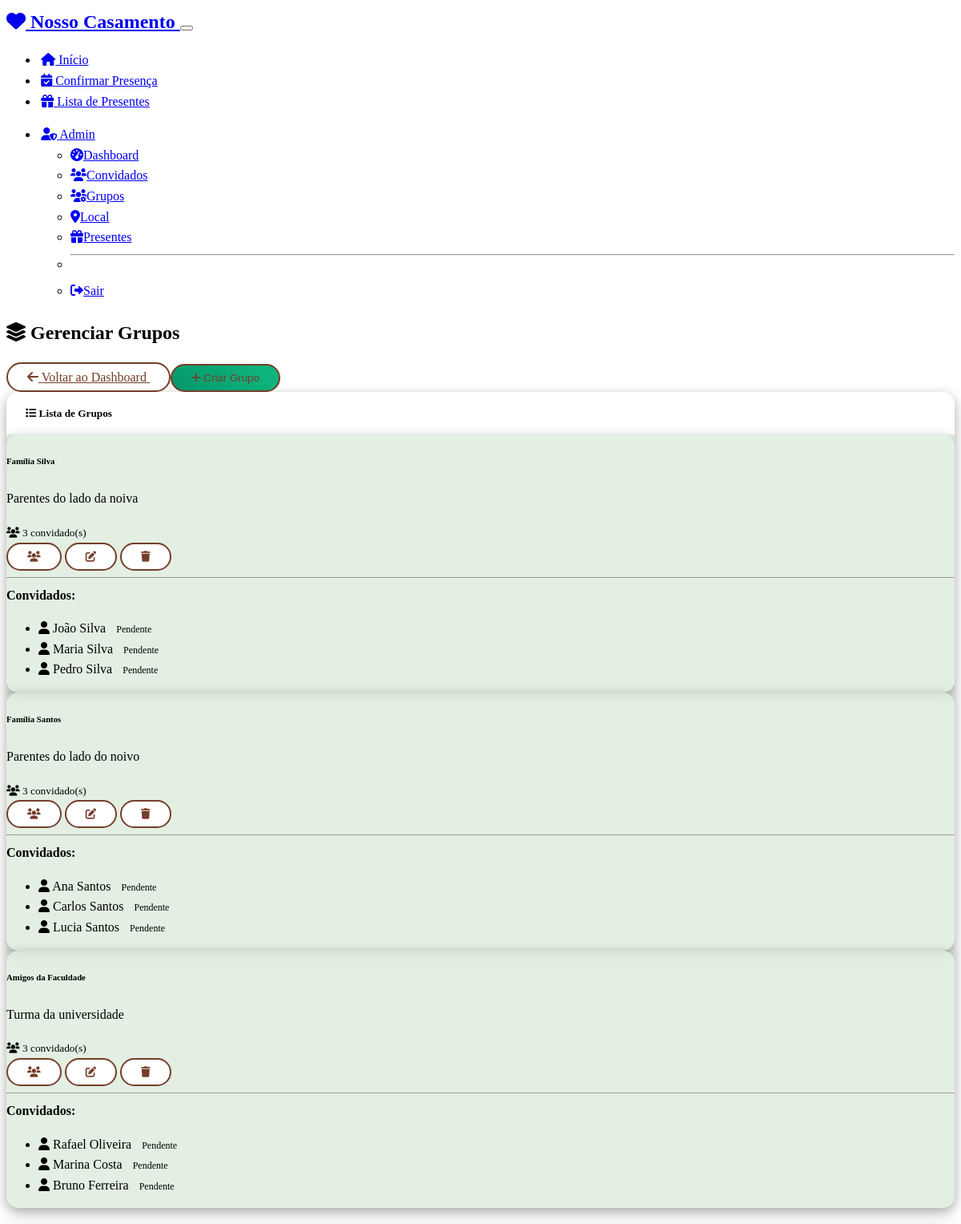
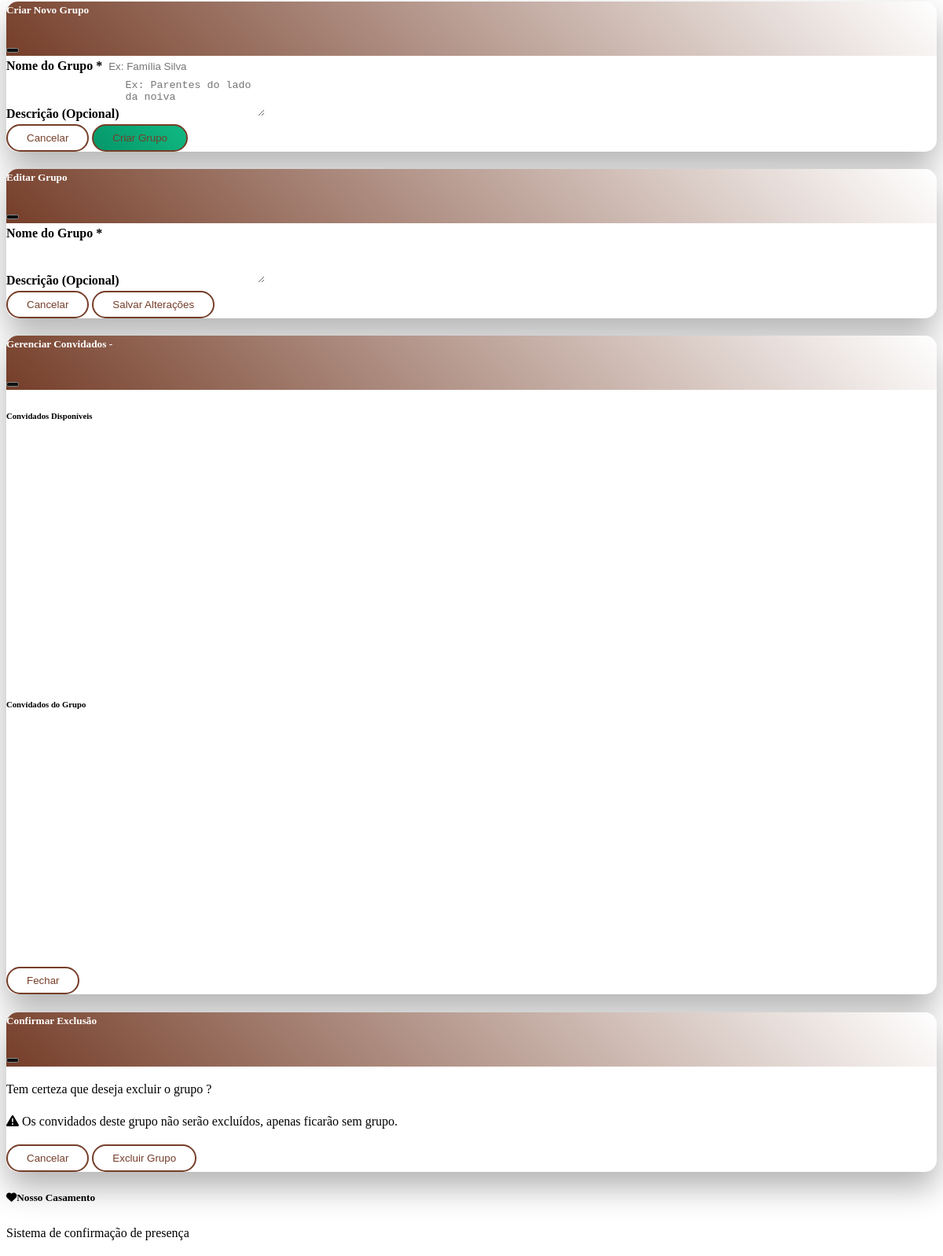
The page /admin/groups (signed in) on the database its author committed (2 pictures, top to bottom).
### models.py (models this page shows, shortened)
class GuestGroup(db.Model):
    id = db.Column(db.Integer, primary_key=True)
    name = db.Column(db.String(200), nullable=False)  # ex: "Família Silva"
    description = db.Column(db.Text)
    created_at = db.Column(db.DateTime, default=datetime.utcnow)
    guests = db.relationship('Guest', backref='group', lazy=True)

class Guest(db.Model):
    id = db.Column(db.Integer, primary_key=True)
    name = db.Column(db.String(200), nullable=False)
    phone = db.Column(db.String(20))  # Número de telefone/WhatsApp
    rsvp_status = db.Column(db.String(20), default='pendente')  # pendente, confirmado, nao_confirmado
    group_id = db.Column(db.Integer, db.ForeignKey('guest_group.id'), nullable=True)
    created_at = db.Column(db.DateTime, default=datetime.utcnow)
    updated_at = db.Column(db.DateTime, default=datetime.utcnow, onupdate=datetime.utcnow)

### routes.py (the view)
@app.route('/admin/groups')
def admin_groups():
    if 'admin_id' not in session:
        flash('Acesso negado!', 'danger')
        return redirect(url_for('admin_login'))
    groups = GuestGroup.query.all()
    return render_template('admin_groups.html', groups=groups)

### templates/admin_groups.html (shortened to what this page needs)
{% extends "base.html" %}
{% block content %}
<div class="row">
    <div class="col-12">
        <div class="d-flex justify-content-between align-items-center mb-4">
            <h2>
                <i class="fas fa-layer-group me-2"></i>
                Gerenciar Grupos
            </h2>
            <div>
                <a href="{{ url_for('admin_dashboard') }}" class="btn btn-outline-secondary me-2">
                    <i class="fas fa-arrow-left me-2"></i>
                    Voltar ao Dashboard
                </a>
                <button type="button" class="btn btn-success" data-bs-toggle="modal" data-bs-target="#addGroupModal">
                    <i class="fas fa-plus me-2"></i>
                    Criar Grupo
                </button>
            </div>
        </div>
        <div class="card">
            <div class="card-header">
                <h5 class="mb-0">
                    <i class="fas fa-list me-2"></i>
                    Lista de Grupos
                </h5>
            </div>
            <div class="card-body">
                {% if groups %}
                <div class="row">
                    {% for group in groups %}
                    <div class="col-md-6 col-lg-4 mb-3">
                        <div class="card">
                            <div class="card-body">
                                <h6 class="card-title">{{ group.name }}</h6>
                                <p class="card-text text-muted">{{ group.description or 'Sem descrição' }}</p>
                                <div class="d-flex justify-content-between align-items-center">
                                    <small class="text-muted">
                                        <i class="fas fa-users me-1"></i>
                                        {{ group.guests|length }} convidado(s)
                                    </small>
                                    <div>
                                        <button type="button" class="btn btn-sm btn-outline-success me-1"
                                                onclick="manageGroupGuests({{ group.id }}, '{{ group.name }}')">
                                            <i class="fas fa-users"></i>
                                        </button>
                                        <button type="button" class="btn btn-sm btn-outline-primary me-1"
                                                onclick="editGroup({{ group.id }}, '{{ group.name }}', '{{ group.description or '' }}')">
                                            <i class="fas fa-edit"></i>
                                        </button>
                                        <button type="button" class="btn btn-sm btn-outline-danger"
                                                onclick="deleteGroup({{ group.id }}, '{{ group.name }}')">
                                            <i class="fas fa-trash"></i>
                                        </button>
                                    </div>
                                </div>
                                {% if group.guests %}
                                <hr>
                                <div class="mt-2">
                                    <strong>Convidados:</strong>
                                    <ul class="list-unstyled mb-0">
                                        {% for guest in group.guests %}
                                        <li class="small">
                                            <i class="fas fa-user me-1"></i>
                                            {{ guest.name }}
                                            {% if guest.rsvp_status == 'confirmado' %}
                                                <span class="badge bg-success badge-sm">Confirmado</span>
                                            {% elif guest.rsvp_status == 'nao_confirmado' %}
                                                <span class="badge bg-danger badge-sm">Não Confirmado</span>
                                            {% else %}
                                                <span class="badge bg-warning badge-sm">Pendente</span>
                                            {% endif %}
                                        </li>
                                        {% endfor %}
                                    </ul>
                                </div>
                                {% endif %}
                            </div>
                        </div>
                    </div>
                    {% endfor %}
                </div>
                {% else %}
                <div class="text-center py-4">
                    <i class="fas fa-layer-group fa-3x text-muted mb-3"></i>
                    <h5>Nenhum grupo criado</h5>
                    <p class="text-muted">Crie grupos para organizar seus convidados por família ou categoria</p>
                </div>
                {% endif %}
            </div>
        </div>
    </div>
</div>
<div class="modal fade" id="addGroupModal" tabindex="-1">
    <div class="modal-dialog">
        <div class="modal-content">
            <div class="modal-header">
                <h5 class="modal-title">Criar Novo Grupo</h5>
                <button type="button" class="btn-close" data-bs-dismiss="modal"></button>
            </div>
            <form method="POST" action="{{ url_for('add_group') }}">
                <div class="modal-body">
                    <div class="mb-3">
                        <label for="name" class="form-label">Nome do Grupo *</label>
                        <input type="text" class="form-control" id="name" name="name" required
                               placeholder="Ex: Família Silva">
                    </div>
                    <div class="mb-3">
                        <label for="description" class="form-label">Descrição (Opcional)</label>
                        <textarea class="form-control" id="description" name="description" rows="3"
                                  placeholder="Ex: Parentes do lado da noiva"></textarea>
                    </div>
                </div>
                <div class="modal-footer">
                    <button type="button" class="btn btn-secondary" data-bs-dismiss="modal">Cancelar</button>
                    <button type="submit" class="btn btn-success">Criar Grupo</button>
                </div>
            </form>
        </div>
    </div>
</div>
<div class="modal fade" id="editGroupModal" tabindex="-1">
    <div class="modal-dialog">
        <div class="modal-content">
            <div class="modal-header">
                <h5 class="modal-title">Editar Grupo</h5>
                <button type="button" class="btn-close" data-bs-dismiss="modal"></button>
            </div>
            <form method="POST" id="editGroupForm">
                <div class="modal-body">
                    <div class="mb-3">
                        <label for="edit_name" class="form-label">Nome do Grupo *</label>
                        <input type="text" class="form-control" id="edit_name" name="name" required>
                    </div>
                    <div class="mb-3">
                        <label for="edit_description" class="form-label">Descrição (Opcional)</label>
                        <textarea class="form-control" id="edit_description" name="description" rows="3"></textarea>
                    </div>
                </div>
                <div class="modal-footer">
                    <button type="button" class="btn btn-secondary" data-bs-dismiss="modal">Cancelar</button>
                    <button type="submit" class="btn btn-primary">Salvar Alterações</button>
                </div>
            </form>
        </div>
    </div>
</div>
<div class="modal fade" id="manageGuestsModal" tabindex="-1">
    <div class="modal-dialog modal-lg">
        <div class="modal-content">
            <div class="modal-header">
                <h5 class="modal-title">Gerenciar Convidados - </h5>
                <button type="button" class="btn-close" data-bs-dismiss="modal"></button>
            </div>
            <div class="modal-body">
                <div class="row">
                    <div class="col-md-6">
                        <h6>Convidados Disponíveis</h6>
                        <div id="availableGuests" class="border rounded p-3" style="height: 300px; overflow-y: auto;">
                        </div>
                    </div>
                    <div class="col-md-6">
                        <h6>Convidados do Grupo</h6>
                        <div id="groupGuests" class="border rounded p-3" style="height: 300px; overflow-y: auto;">
                        </div>
                    </div>
                </div>
            </div>
            <div class="modal-footer">
                <button type="button" class="btn btn-secondary" data-bs-dismiss="modal">Fechar</button>
            </div>
        </div>
    </div>
</div>
<div class="modal fade" id="deleteGroupModal" tabindex="-1">
    <div class="modal-dialog">
        <div class="modal-content">
            <div class="modal-header">
                <h5 class="modal-title">Confirmar Exclusão</h5>
                <button type="button" class="btn-close" data-bs-dismiss="modal"></button>
            </div>
            <div class="modal-body">
                <p>Tem certeza que deseja excluir o grupo <strong id="deleteGroupName"></strong>?</p>
                <p class="text-warning">
                    <i class="fas fa-exclamation-triangle me-2"></i>
                    Os convidados deste grupo não serão excluídos, apenas ficarão sem grupo.
                </p>
            </div>
            <div class="modal-footer">
                <button type="button" class="btn btn-secondary" data-bs-dismiss="modal">Cancelar</button>
                <form method="POST" id="deleteGroupForm" style="display: inline;">
                    <button type="submit" class="btn btn-danger">Excluir Grupo</button>
                </form>
            </div>
        </div>
    </div>
</div>
{% endblock %}

### static/style.css (style rules this page uses)
:root { --wedding-primary: rgb(117, 62, 41); --wedding-secondary: white; --wedding-accent: blue; --wedding-gold: #fbbf24; }
body { color: black; line-height: 1.6; }
.card { background: rgb(225, 239, 225, 0.8); color: black; border: none; border-radius: 15px; box-shadow: rgba(0, 0, 0, 0.35) 0px 5px 15px; transition: all 0.3s ease; overflow: hidden; }
.card-header { background: white; color: black; border: none; padding: 1rem 1.5rem; }
.card-header h3, .card-header h5, .card-header h6 { margin: 0; color: black; }
.btn { border-radius: 25px; padding: 0.5rem 1.5rem; font-weight: 500; transition: all 0.3s ease; border: 2px solid var(--wedding-primary); color: var(--wedding-primary); background: var(--wedding-secondary); }
.btn-success { background: linear-gradient(45deg, #059669, #10b981); }
.btn-outline-primary { border: 2px solid var(--wedding-primary); color: var(--wedding-primary); background-color: white; }
.badge { font-size: 0.75rem; padding: 0.5em 0.75em; border-radius: 15px; }
.form-control, .form-select { border-radius: 10px; border: 2px solid rgba(255, 255, 255, 0.2); background: rgba(255, 255, 255, 0.05); transition: all 0.3s ease; }
.form-label { font-weight: 600; color: var(--bs-body-color); margin-bottom: 0.5rem; }
.modal-content { border-radius: 15px; border: none; box-shadow: 0 20px 40px rgba(0, 0, 0, 0.3); }
.modal-header { background: linear-gradient(45deg, var(--wedding-primary), var(--wedding-secondary)); color: white; border: none; border-radius: 15px 15px 0 0; }
.modal-header .btn-close { filter: invert(1); }
.card-title { color: black !important; font-weight: bold; }

### rows shown on the page
GuestGroup: name "Família Silva", description "Parentes do lado da noiva", guests|length "3"
Guest: name "João Silva", rsvp_status "Pendente"
Guest: name "Maria Silva", rsvp_status "Pendente"
Guest: name "Pedro Silva", rsvp_status "Pendente"
GuestGroup: name "Família Santos", description "Parentes do lado do noivo", guests|length "3"
Guest: name "Ana Santos", rsvp_status "Pendente"
Guest: name "Carlos Santos", rsvp_status "Pendente"
Guest: name "Lucia Santos", rsvp_status "Pendente"
GuestGroup: name "Amigos da Faculdade", description "Turma da universidade", guests|length "3"
Guest: name "Rafael Oliveira", rsvp_status "Pendente"
Guest: name "Marina Costa", rsvp_status "Pendente"
Guest: name "Bruno Ferreira", rsvp_status "Pendente"
